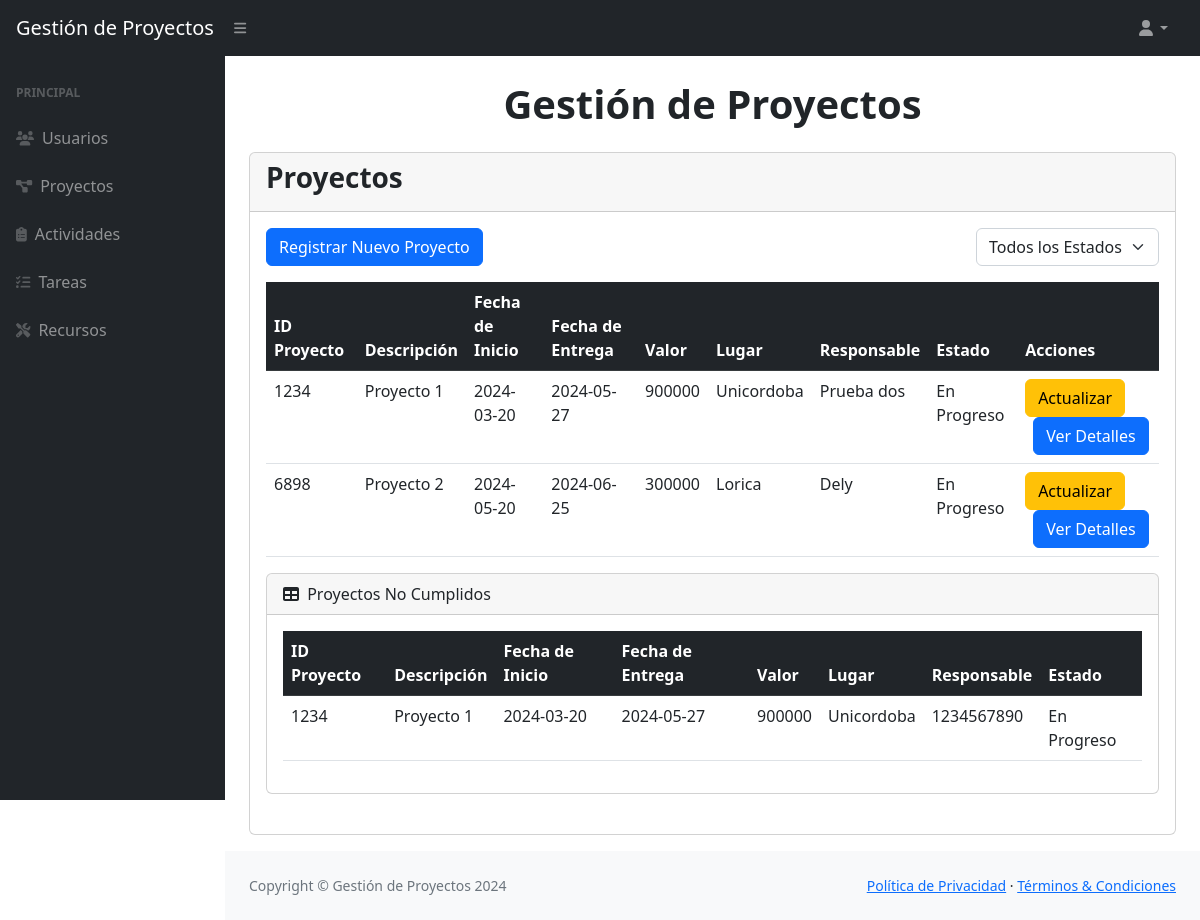
Screenshot of /views/dashboardProject.php (signed in) with the database file from the repository.
### tables this page shows
CREATE TABLE `proyectos` (
  `id_proyecto` int(11) NOT NULL,
  `descripcion` text DEFAULT NULL,
  `fecha_inicio` date DEFAULT NULL,
  `fecha_entrega` date DEFAULT NULL,
  `valor` decimal(10,0) DEFAULT NULL,
  `lugar` text DEFAULT NULL,
  `responsable` int(11) DEFAULT NULL,
  `estado` text DEFAULT NULL
);

CREATE TABLE `personas` (
  `id_persona` int(11) NOT NULL,
  `nombre` text DEFAULT NULL,
  `apellidos` text DEFAULT NULL,
  `direccion` text DEFAULT NULL,
  `telefono` text DEFAULT NULL,
  `sexo` char(1) DEFAULT NULL,
  `fecha_nacimiento` date DEFAULT NULL,
  `profesion` text DEFAULT NULL,
  `rol` varchar(20) DEFAULT 'trabajador',
  `password` varchar(255) DEFAULT NULL
);

### views/dashboardProject.php (the view, shortened to what this page needs)
<?php
require '../models/updateStatus.php';
$queryNoCumplidos = "SELECT * FROM proyectos WHERE fecha_entrega < CURDATE() AND estado != 'Completado'";
$stmtNoCumplidos = $pdo->prepare($queryNoCumplidos);
$stmtNoCumplidos->execute();
$proyectosNoCumplidos = $stmtNoCumplidos->fetchAll(PDO::FETCH_ASSOC);
?>
<!DOCTYPE html>
<html lang="es">
<head>
    <link href="https://cdn.jsdelivr.net/npm/simple-datatables@7.1.2/dist/style.min.css" rel="stylesheet" />
    <link href="../css/styles.css" rel="stylesheet" />
</head>
<body class="sb-nav-fixed">
    <nav class="sb-topnav navbar navbar-expand navbar-dark bg-dark">
        <a class="navbar-brand ps-3" href="index.html">Gestión de Proyectos</a>
        <button class="btn btn-link btn-sm order-1 order-lg-0 me-4 me-lg-0" id="sidebarToggle" href="#!"><i
                class="fas fa-bars"></i></button>
        <ul class="navbar-nav ms-auto ms-md-0 me-3 me-lg-4">
            <li class="nav-item dropdown">
                <a class="nav-link dropdown-toggle" id="navbarDropdown" href="#" role="button" data-bs-toggle="dropdown"
                    aria-expanded="false"><i class="fas fa-user fa-fw"></i></a>
            </li>
        </ul>
    </nav>
    <div id="layoutSidenav">
        <div id="layoutSidenav_nav">
            <nav class="sb-sidenav accordion sb-sidenav-dark" id="sidenavAccordion">
                <div class="sb-sidenav-menu">
                    <div class="nav">
                        <div class="sb-sidenav-menu-heading">Principal</div>
                        <a class="nav-link" href="../views/dashboardUser.php">
                            <div class="sb-nav-link-icon"><i class="fas fa-users"></i></div>
                            Usuarios
                        </a>
                        <a class="nav-link" href="../views/dashboardProject.php">
                            <div class="sb-nav-link-icon"><i class="fas fa-project-diagram"></i></div>
                            Proyectos
                        </a>
                        <a class="nav-link" href="../views/dashboardActivity.php">
                            <div class="sb-nav-link-icon"><i class="fas fa-clipboard-list"></i></div>
                            Actividades
                        </a>
                        <a class="nav-link" href="../views/dashboardTask.php">
                            <div class="sb-nav-link-icon"><i class="fas fa-tasks"></i></div>
                            Tareas
                        </a>
                        <a class="nav-link" href="../views/dashboardResource.php">
                            <div class="sb-nav-link-icon"><i class="fas fa-tools"></i></div>
                            Recursos
                        </a>
                    </div>
                </div>
            </nav>
        </div>
        <div id="layoutSidenav_content">
            <main>
                <div class="container-fluid px-4">
                    <br>
                    <h1 class="mb-4 text-center fw-bold">Gestión de Proyectos</h1>
                    <div class="card mb-3">
                        <div class="card-header">
                            <h2 class="fw-bold h3">Proyectos</h2>
                        </div>
                        <div class="card-body">
                            <div class="d-flex justify-content-between mb-3">
                                <a href="createProjectForm.php" class="btn btn-primary">Registrar Nuevo Proyecto</a>
                                <form action="" method="GET">
                                    <div class="input-group">
                                        <select class="form-select" name="filtro_estado" onchange="this.form.submit()">
                                            <option value="">Todos los Estados</option>
                                        </select>
                                    </div>
                                </form>
                            </div>
                            <div class="table-responsive" style="overflow: visible;">
                                <table class="table">
                                    <thead class="table-dark">
                                        <tr>
                                            <th>ID Proyecto</th>
                                            <th>Descripción</th>
                                            <th>Fecha de Inicio</th>
                                            <th>Fecha de Entrega</th>
                                            <th>Valor</th>
                                            <th>Lugar</th>
                                            <th>Responsable</th>
                                            <th>Estado</th>
                                            <th>Acciones</th>
                                        </tr>
                                    </thead>
                                    <tbody>
                                        <?php
                                        include '../db_conexion.php';
                                        $filtro_estado = isset($_GET['filtro_estado']) ? $_GET['filtro_estado'] : '';
                                        $query = "SELECT a.*, p.nombre AS nombre_responsable FROM proyectos a LEFT JOIN personas p ON a.responsable = p.id_persona";
                                        if (!empty($filtro_estado)) {
                                            $query .= " WHERE a.estado = :estado";
                                            $stmt = $pdo->prepare($query);
                                            $stmt->bindParam(':estado', $filtro_estado);
                                        } else {
                                            $stmt = $pdo->query($query);
                                        }
                                        $stmt->execute();
                                        while ($row = $stmt->fetch(PDO::FETCH_ASSOC)) {
                                            echo "<tr>";
                                            echo "<td>" . htmlspecialchars($row['id_proyecto']) . "</td>";
                                            echo "<td>" . htmlspecialchars($row['descripcion']) . "</td>";
                                            echo "<td>" . htmlspecialchars($row['fecha_inicio']) . "</td>";
                                            echo "<td>" . htmlspecialchars($row['fecha_entrega']) . "</td>";
                                            echo "<td>" . htmlspecialchars($row['valor']) . "</td>";
                                            echo "<td>" . htmlspecialchars($row['lugar']) . "</td>";
                                            echo "<td>" . htmlspecialchars($row['nombre_responsable']) . "</td>";
                                            echo "<td>" . htmlspecialchars($row['estado']) . "</td>";
                                            echo "<td>
                                            <a class='btn btn-warning' href='updateProjectForm.php?id=" . $row['id_proyecto'] . "'>Actualizar</a>
                                            <a class='btn btn-primary ms-2' href='ProjectDetails.php?id=" . $row['id_proyecto'] . "'>Ver Detalles</a>
                                          </td>";
                                            echo "</tr>";
                                        }
                                        ?>
                                    </tbody>
                                </table>
                            </div>
                            <div class="card mb-4">
                                <div class="card-header">
                                    <i class="fas fa-table me-1"></i>
                                    Proyectos No Cumplidos
                                </div>
                                <div class="card-body">
                                    <div class="table-responsive">
                                        <table class="table">
                                            <thead class="table-dark">
                                                <tr>
                                                    <th>ID Proyecto</th>
                                                    <th>Descripción</th>
                                                    <th>Fecha de Inicio</th>
                                                    <th>Fecha de Entrega</th>
                                                    <th>Valor</th>
                                                    <th>Lugar</th>
                                                    <th>Responsable</th>
                                                    <th>Estado</th>
                                                </tr>
                                            </thead>
                                            <tbody>
                                                <?php if (count($proyectosNoCumplidos) > 0): ?>
                                                    <?php foreach ($proyectosNoCumplidos as $proyecto): ?>
                                                        <tr>
                                                            <td><?php echo htmlspecialchars($proyecto['id_proyecto']); ?></td>
                                                            <td><?php echo htmlspecialchars($proyecto['descripcion']); ?></td>
                                                            <td><?php echo htmlspecialchars($proyecto['fecha_inicio']); ?></td>
                                                            <td><?php echo htmlspecialchars($proyecto['fecha_entrega']); ?></td>
                                                            <td><?php echo htmlspecialchars($proyecto['valor']); ?></td>
                                                            <td><?php echo htmlspecialchars($proyecto['lugar']); ?></td>
                                                            <td><?php echo htmlspecialchars($proyecto['responsable']); ?></td>
                                                            <td><?php echo htmlspecialchars($proyecto['estado']); ?></td>
                                                        </tr>
                                                    <?php endforeach; ?>
                                                <?php endif; ?>
                                            </tbody>
                                        </table>
                                    </div>
                                </div>
                            </div>
                        </div>
                    </div>
                </div>
            </main>
            <footer class="py-4 bg-light mt-auto">
                <div class="container-fluid px-4">
                    <div class="d-flex align-items-center justify-content-between small">
                        <div class="text-muted">Copyright &copy; Gestión de Proyectos 2024</div>
                        <div>
                            <a href="#">Política de Privacidad</a>
                            &middot;
                            <a href="#">Términos & Condiciones</a>
                        </div>
                    </div>
            </footer>
        </div>
    </div>
</body>
</html>

### rows the page displays
proyectos: id_proyecto "1234", descripcion "Proyecto 1", fecha_inicio "2024-03-20", fecha_entrega "2024-05-27", valor "900000", lugar "Unicordoba", responsable.nombre "Prueba dos", estado "En Progreso", responsable "1234567890"
proyectos: id_proyecto "6898", descripcion "Proyecto 2", fecha_inicio "2024-05-20", fecha_entrega "2024-06-25", valor "300000", lugar "Lorica", responsable.nombre "Dely", estado "En Progreso"
